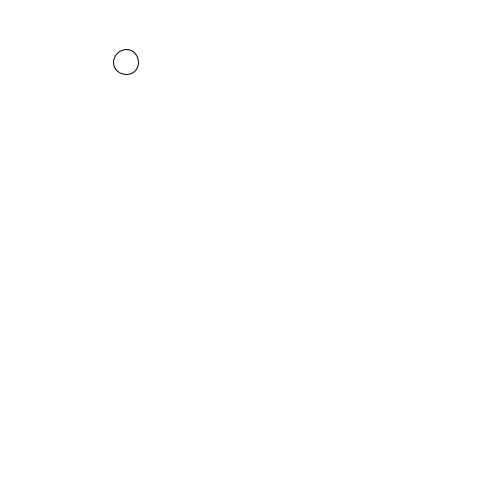
Frame 1 (no input)
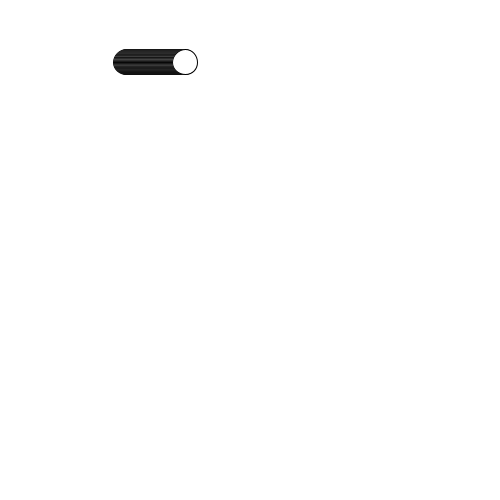
Frame 60 (the mouse pressed at the canvas centre just before this capture)
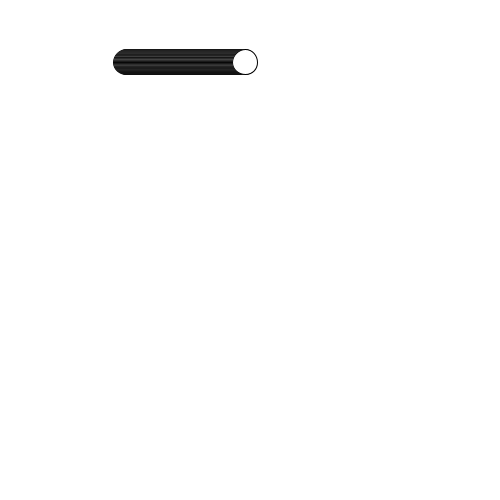
Frame 120 (the mouse held since frame 60 and released just before this capture)

The Processing sketch that drew these frames (run headless with seeded random() and noise(); from frame 60 on, the mouse is pressed at the canvas centre):

// Processing sketch: Assignment1
// ── Assignment1.pde
int ellipsePositionX ;
int ellipsePositionY ;

int ellipse2PositionX ;
int ellipse2PositionY ;


void setup()
{
  background(255);
  size(500,500);
  ellipsePositionX = width/4;
  ellipsePositionY = height/8;

  ellipse2PositionX = width/4;
  ellipse2PositionY = 7*height/8;
}

void draw()
{
ellipsePositionX = ellipsePositionX +1;
ellipse(ellipsePositionX,ellipsePositionY,25,25);

/** Question 2:
background(255);
ellipse2PositionX = ellipse2PositionX +1;
disappearingCircle();
*/
}
